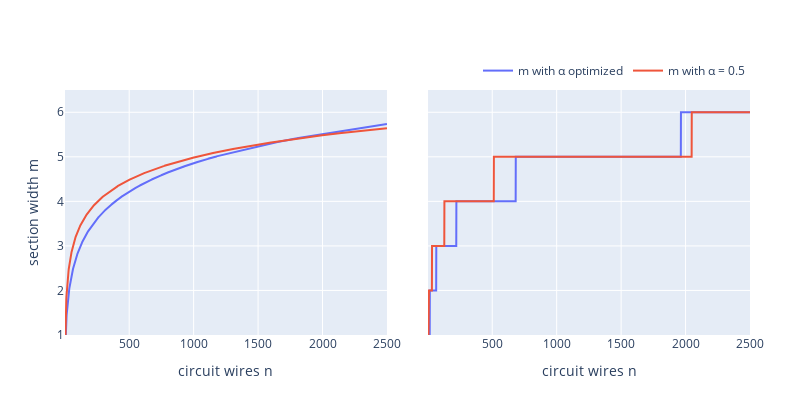

Notebook code for this chart:
### Code cell
layout_2 = go.Layout(
    margin=dict(l=65, r=50, b=65, t=90),
    autosize=False,
    width=800,
    height=400,
    xaxis = dict(title='circuit wires n', domain = [0.0, 0.47]),
    yaxis = dict(title='section width m', range=[1, 6.5]),
    xaxis2 = dict(title='circuit wires n', domain = [0.53, 1.0]),
    yaxis2 = dict(overlaying='y', anchor = 'free', position = 0.55, range=[1, 6.5], showticklabels=False),
    legend=dict(orientation="h", yanchor="bottom", y=1.02, xanchor="right", x=1)
    )

trace0 = go.Scatter(x= n_vec_2d, y = m_2d_opt, name='m with ' + chr(945) + ' optimized', mode='lines', line=dict(color='#636EFA'))
trace1 = go.Scatter(x= n_vec_2d, y = m_2d_default, name='m with ' + chr(945) + ' = 0.5', mode='lines', line=dict(color='#EF553B'))
trace2 = go.Scatter(x= n_vec_2d, y = np.rint(m_2d_opt), xaxis='x2', yaxis='y2', showlegend=False, line=dict(color='#636EFA'))
trace3 = go.Scatter(x= n_vec_2d, y = np.rint(m_2d_default), xaxis='x2', yaxis='y2', showlegend=False, line=dict(color='#EF553B'))

data = [trace0, trace1, trace2, trace3]
fig = go.Figure(data = data, layout=layout_2)
fig.show()

### Figure 1 — Plotly figure (JSON) as saved in the notebook; plotly's stock layout.template omitted (floating-point values rounded to 4 significant figures; data arrays with more than 128 entries replaced by an {"elided": "..."} marker saying what was removed)
{"data": [{"line": {"color": "#636EFA"}, "mode": "lines", "name": "m with α optimized", "type": "scatter", "x": {"elided": "2500 float values"}, "y": {"elided": "2500 float values"}}, {"line": {"color": "#EF553B"}, "mode": "lines", "name": "m with α = 0.5", "type": "scatter", "x": {"elided": "2500 float values"}, "y": {"elided": "2500 float values"}}, {"line": {"color": "#636EFA"}, "showlegend": false, "type": "scatter", "x": {"elided": "2500 float values"}, "xaxis": "x2", "y": {"elided": "2500 float values"}, "yaxis": "y2"}, {"line": {"color": "#EF553B"}, "showlegend": false, "type": "scatter", "x": {"elided": "2500 float values"}, "xaxis": "x2", "y": {"elided": "2500 float values"}, "yaxis": "y2"}], "layout": {"autosize": false, "height": 400, "legend": {"orientation": "h", "x": 1, "xanchor": "right", "y": 1.02, "yanchor": "bottom"}, "margin": {"b": 65, "l": 65, "r": 50, "t": 90}, "width": 800, "xaxis": {"domain": [0.0, 0.47], "title": {"text": "circuit wires n"}}, "xaxis2": {"domain": [0.53, 1.0], "title": {"text": "circuit wires n"}}, "yaxis": {"range": [1, 6.5], "title": {"text": "section width m"}}, "yaxis2": {"anchor": "free", "overlaying": "y", "position": 0.55, "range": [1, 6.5], "showticklabels": false}}}
